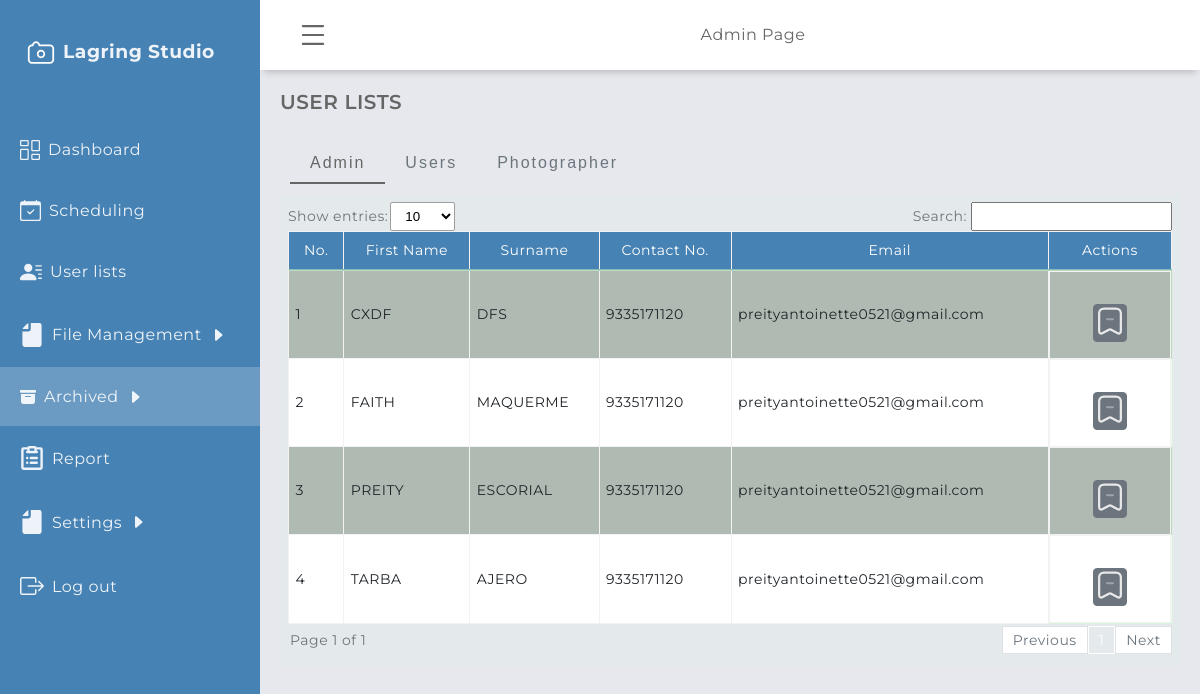
The page /admin/archived_user_list.php (signed in) on the database its author committed.
### tables this page shows
CREATE TABLE `users` (
  `user_id` int(11) NOT NULL,
  `firstname` varchar(200) NOT NULL,
  `middlename` varchar(200) NOT NULL,
  `surname` varchar(200) NOT NULL,
  `registration_date` datetime NOT NULL DEFAULT current_timestamp(),
  `contact` bigint(20) NOT NULL,
  `email` varchar(200) NOT NULL,
  `password` varchar(200) NOT NULL,
  `role` varchar(250) NOT NULL,
  `archived_flag` int(11) NOT NULL,
  `otp` int(11) DEFAULT NULL,
  `expire_time` datetime DEFAULT NULL
);

### admin/archived_user_list.php (the view, shortened to what this page needs)
<?php include('session.php'); ?>
<!DOCTYPE html>
<html lang="en">
    <head>
        <link rel="stylesheet" href="../assets/admin/css/dashboardcontainer.css" />
        <link rel="stylesheet" href="../assets/global/css/design.css" />
        <link rel="stylesheet" href="../assets/global/css/table.css" />
        <link rel="stylesheet" href="../assets/global/css/global.css" />
        <link rel="stylesheet" href="../assets/admin/css/services.css" />
    </head>
    <body>
        <div class="grid-container">
            <?php require "header/header.php"?>
            <?php require "navigation/sidebar.php"?>
            <main class="main-container">
                <div class="main-title">
                    <p class="font-weight-bold">USER LISTS</p>
                </div>
                <div class="button-group-container">
                    <div class="button-group">
                        <button class="btnClass active" onclick="showTable('table1')">Admin</button>
                        <button class="btnClass" onclick="showTable('table2')">Users</button>
                        <button class="btnClass" onclick="showTable('table3')">Photographer</button>
                    </div>
                </div>
                <div class="container bg-dirty py-2 my-0 px-2">
                    <div class= "showAndSearch  text-secondary align-items-center mb-1">
                        <div class= "align-items-center">
                            <label >Show entries:</label>
                            <select id="entriesPerPage">
                                <option value="10">10</option>
                            </select>
                        </div>
                        <div class= "align-items-center">
                            <label for="searchInput" class="pr-1" >Search:</label>
                            <div style="position: relative;">
                                <input type="text" id="searchInput" >
                            </div>
                        </div>
                        <div id="table1" class="table-group-container active">
                            <table id="table1" class="table table-striped table-bordered w-100">
                                <thead>
                                    <tr>
                                        <th>No.</th>
                                        <th>First Name</th>
                                        <th>Surname</th>
                                        <th>Contact No.</th>
                                        <th>Email</th>
                                        <th>Actions</th>
                                    </tr>
                                </thead>
                                <tbody>
                                <?php
                                    $i = 1;
                                    $sql = mysqli_query($connection, "SELECT * FROM users WHERE role = 'ADMIN' AND archived_flag = 0 ORDER BY firstname ASC") or die(mysqli_error($connection));
                                    if (mysqli_num_rows($sql) > 0) {
                                    while ($row = mysqli_fetch_array($sql)) {
                                        $id = $row['user_id'];
                                        $fname = $row['firstname'];
                                        $lname = $row['surname'];
                                        $contact = $row['contact'];
                                        $email = $row['email'];
                                    ?>
                                    <tr>
                                        <td><?php echo $i++ ?></td>
                                        <td><?php echo strtoupper($fname);?></td>
                                        <td><?php echo strtoupper($lname);?></td>
                                        <td><?php echo $contact; ?></td>
                                        <td><?php echo $email; ?></td>
                                        <td class="justify-space-evenly">
                                            <a
                                                href="#"
                                                rel="tooltip"
                                                title="archive"
                                                class="modal-trigger"
                                                data-modal-id="<?php echo 'unarchive_admin' . $id;?>">
                                                    <button class="m-0 btn btn-secondary" style="padding:1px;">
                                                    </button>
                                            </a>
                                        </td>
                                    </tr>
                                    <?php
                                        include('archived_modals/unarchived_admin.php');
                                    }}
                                    else {echo '<tr><td colspan="7" style="text-align: center;">No records found.</td></tr>';}
                                ?>
                                </tbody>
                            </table>
                        </div>
                            <div class="pagination-container">
                            <div id="pagination-label"></div>
                            <div id="pagination" class="pagination"></div>
                        </div>
                    </div>
                </div>
            </main>
        </div>
    </body>
</html>

### assets/admin/css/dashboardcontainer.css (style rules this page uses)
.main-container { margin-top: 70px; margin-left: 260px; padding: 1.25rem; min-height: calc(100vh - 70px); transition: all 0.5s; -webkit-transition: all 0.5s; z-index: 8; }
.main-title { margin: 0 0 1.25rem 0; }
.main-title p { font-size: 1.25rem; }

### assets/global/css/design.css (style rules this page uses)
:root { --blue1: rgba(36, 175, 242); --blue2: rgba(7, 164, 241); --blue3: rgba(23, 147, 217); --blue4: rgba(4, 127, 204); --blue5: rgba(30,144,255); --light_blue: rgba(63, 194, 250); --dim_blue: rgba(137, 192, 223); --dark_blue: rgba(30, 70, 139); --gray: rgba(208, 216, 227); --dark_gray: rgba(141, 164, 196); --dirty_white: rgba(244, 244, 244); --red: rgba(254, 0, 0); --maroon: rgba(154, 0, 0); }
* { margin: 0; padding: 0; box-sizing: border-box; }
body { font-family: "Montserrat", sans-serif; letter-spacing: 0.5px; line-height: 1.2; scrollbar-color: smooth; background-color: #e6e8ed; color: #666666; }
.font-weight-bold { font-weight: 600; }

### assets/global/css/table.css (style rules this page uses)
.table { width: 100%; margin-bottom: 2px; color: #212529; border-collapse: collapse; white-space: nowrap; }
.table th, .table td { padding: 0.4rem; align-items: center; border-top: 1px solid #cafaca77; }
.table thead th { vertical-align: bottom; border-bottom: 2px solid #cafaca77; background-color: #21232d; color: white; font-weight: normal; text-align: center; }
#table1 tbody tr:nth-child(odd) { background-color: #73847377; }
#table1 tbody tr:nth-child(even) { background-color: #ffffff; }
.table-bordered { border: 1px solid #cafaca77; }
.table-bordered th, .table-bordered td { border: 1px solid hsl(0, 0%, 95%); }
.table-bordered thead th, .table-bordered thead td { border-bottom-width: 2px; background: #4682B4; padding: 10px 10px; }
.table-striped tbody tr { background-color: rgba(0, 0, 0, 0.1); }
#entriesPerPage { background-color: white; border: 1px solid rgb(158, 158, 158); border-radius: 2px; padding: 5px 10px; align-items: center; margin-left: 2px; outline: none; }
#searchInput { padding: 5px 10px; outline: none; }
.showAndSearch { display: flex; justify-content: space-between; flex-wrap: wrap; font-size: 14px; margin-bottom: 10px; }
.pagination-container { display: flex; justify-content: space-between; align-items: center; font-size: 14px; width: 100%; }
#pagination-label { color: #6c757d; padding-left: 2px; }
.pagination { display: flex; align-items: center; }
.button-group { display: flex; white-space: nowrap; align-items: center; padding: 10px 10px 0px 10px; width: 100%; }
.btnClass { padding: 10px 20px; background: none; color: #6c757d; border: none; font-size: 16px; cursor: pointer; text-align: center; border-bottom: 2px solid transparent; letter-spacing: 2px; }
.btnClass.active { color: var(--green1); border-bottom-color: var(--green1); }
.table-group-container { display: none; overflow-x: auto; }
.table-group-container.active { display: block; width: 100%; }

### assets/global/css/global.css (style rules this page uses)
.mb-1 { margin-bottom: 0.25rem; }
.m-0 { margin: 0 !important; }
.pr-1 { padding-right: 0.25rem; }
.py-2 { padding-top: 0.5rem; padding-bottom: 0.5rem; }
.px-2 { padding-left: 0.5rem !important; padding-right: 0.5rem !important; }
.my-0 { margin-top: 0 !important; margin-bottom: 0 !important; }
.text-secondary { color: #6c757d !important; }
.bg-dirty { background-color: #cafaca15 !important; }
.btn { display: inline-block; padding: 0.5em 1em; margin: 2px 2px 2px 2px; border: 1px solid #ccc; border-radius: 4px; background-color: #f5f5f5; color: #333; font-size: 16px; text-align: center; text-decoration: none; cursor: pointer; transition: background-color 0.3s ease; }
.btn-secondary { background-color: #6c757d !important; color: #fff !important; border-color: #6c757d !important; }
.modal-trigger { background: linear-gradient( 135deg, var(--color-primary-variant), var(--color-primary) ); font-size: 15px; color: var(--color-bg-1); margin-top: 1rem; display: inline-block; padding: 0.6rem 1.6rem; font-weight: 600; border-radius: 0.3rem; cursor: pointer; }
* { margin: 0; padding: 0; box-sizing: border-box; }
.w-100 { width: 100% !important; }
.justify-space-evenly { display: flex; justify-content: space-evenly; }
.align-items-center { display: flex; align-items: center; }

### rows shown on the page
users: firstname "CXDF", surname "DFS", contact "9335171120", email "preityantoinette0521@gmail.com"
users: firstname "FAITH", surname "MAQUERME", contact "9335171120", email "preityantoinette0521@gmail.com"
users: firstname "PREITY", surname "ESCORIAL", contact "9335171120", email "preityantoinette0521@gmail.com"
users: firstname "TARBA", surname "AJERO", contact "9335171120", email "preityantoinette0521@gmail.com"
